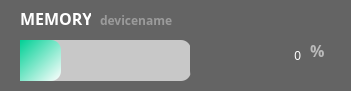
    <widget class="QFrame" name="frame_7">
     <property name="geometry">
      <rect>
       <x>400</x>
       <y>230</y>
       <width>351</width>
       <height>91</height>
      </rect>
     </property>
     <property name="styleSheet">
      <string notr="true">background-color:rgb(100, 100, 100);
border-style:solid;
border-radius: 10px;</string>
     </property>
     <property name="frameShape">
      <enum>QFrame::Shape::StyledPanel</enum>
     </property>
     <property name="frameShadow">
      <enum>QFrame::Shadow::Raised</enum>
     </property>
     <widget class="QLabel" name="cpu_name_13">
      <property name="geometry">
       <rect>
        <x>20</x>
        <y>10</y>
        <width>71</width>
        <height>16</height>
       </rect>
      </property>
      <property name="font">
       <font>
        <family>맑은 고딕</family>
        <pointsize>12</pointsize>
        <italic>false</italic>
        <bold>true</bold>
       </font>
      </property>
      <property name="styleSheet">
       <string notr="true">font: 700 12pt &quot;맑은 고딕&quot;;
color: rgb(255, 255, 255)</string>
      </property>
      <property name="text">
       <string>MEMORY</string>
      </property>
     </widget>
     <widget class="QLabel" name="label_23">
      <property name="geometry">
       <rect>
        <x>30</x>
        <y>140</y>
        <width>131</width>
        <height>31</height>
       </rect>
      </property>
      <property name="styleSheet">
       <string notr="true">font: 700 14pt &quot;맑은 고딕&quot;;</string>
      </property>
      <property name="text">
       <string>MEMORY:</string>
      </property>
     </widget>
     <widget class="QLabel" name="memory_usage_5">
      <property name="geometry">
       <rect>
        <x>170</x>
        <y>140</y>
        <width>91</width>
        <height>31</height>
       </rect>
      </property>
      <property name="styleSheet">
       <string notr="true">font: 700 14pt &quot;맑은 고딕&quot;;</string>
      </property>
      <property name="text">
       <string>0%</string>
      </property>
     </widget>
     <widget class="QProgressBar" name="memory_progressBar">
      <property name="geometry">
       <rect>
        <x>20</x>
        <y>40</y>
        <width>171</width>
        <height>41</height>
       </rect>
      </property>
      <property name="styleSheet">
       <string notr="true">QProgressBar{
	background-color : rgb(200, 200, 200);
	border-style:solid;
	border-top-right-radius: 10px;
    border-bottom-right-radius: 10px;
    border-top-left-radius: 0px;
    border-bottom-left-radius: 0px;
	text-align: center;
}

QProgressBar::chunk{
	border-top-right-radius: 10px;
    border-bottom-right-radius: 10px;
    border-top-left-radius: 0px;
    border-bottom-left-radius: 0px;
	
	background-color: qlineargradient(spread:pad, x1:0, y1:0, x2:1, y2:1, stop:0 rgba(0, 208, 149, 255), stop:1 rgba(255, 255, 255, 255));
		
}</string>
      </property>
      <property name="value">
       <number>24</number>
      </property>
      <property name="textVisible">
       <bool>false</bool>
      </property>
     </widget>
     <widget class="QLabel" name="cpu_name_14">
      <property name="geometry">
       <rect>
        <x>310</x>
        <y>40</y>
        <width>21</width>
        <height>21</height>
       </rect>
      </property>
      <property name="font">
       <font>
        <family>맑은 고딕</family>
        <pointsize>12</pointsize>
        <italic>false</italic>
        <bold>true</bold>
       </font>
      </property>
      <property name="styleSheet">
       <string notr="true">font: 700 12pt &quot;맑은 고딕&quot;;
color: rgb(186, 186, 186);</string>
      </property>
      <property name="text">
       <string>%</string>
      </property>
     </widget>
     <widget class="QLabel" name="cpu_name_15">
      <property name="geometry">
       <rect>
        <x>100</x>
        <y>10</y>
        <width>141</width>
        <height>20</height>
       </rect>
      </property>
      <property name="font">
       <font>
        <family>맑은 고딕</family>
        <pointsize>9</pointsize>
        <italic>false</italic>
        <bold>true</bold>
       </font>
      </property>
      <property name="styleSheet">
       <string notr="true">font: 700 9pt &quot;맑은 고딕&quot;;
color: rgb(155, 155, 155)</string>
      </property>
      <property name="text">
       <string>devicename</string>
      </property>
     </widget>
     <widget class="QLabel" name="memory_usage_per">
      <property name="geometry">
       <rect>
        <x>190</x>
        <y>30</y>
        <width>111</width>
        <height>51</height>
       </rect>
      </property>
      <property name="layoutDirection">
       <enum>Qt::LayoutDirection::RightToLeft</enum>
      </property>
      <property name="styleSheet">
       <string notr="true">font: 700 40pt &quot;맑은 고딕&quot;;
color: rgb(255, 255, 255);</string>
      </property>
      <property name="text">
       <string>0</string>
      </property>
      <property name="alignment">
       <set>Qt::AlignmentFlag::AlignRight|Qt::AlignmentFlag::AlignTrailing|Qt::AlignmentFlag::AlignVCenter</set>
      </property>
     </widget>
    </widget>
